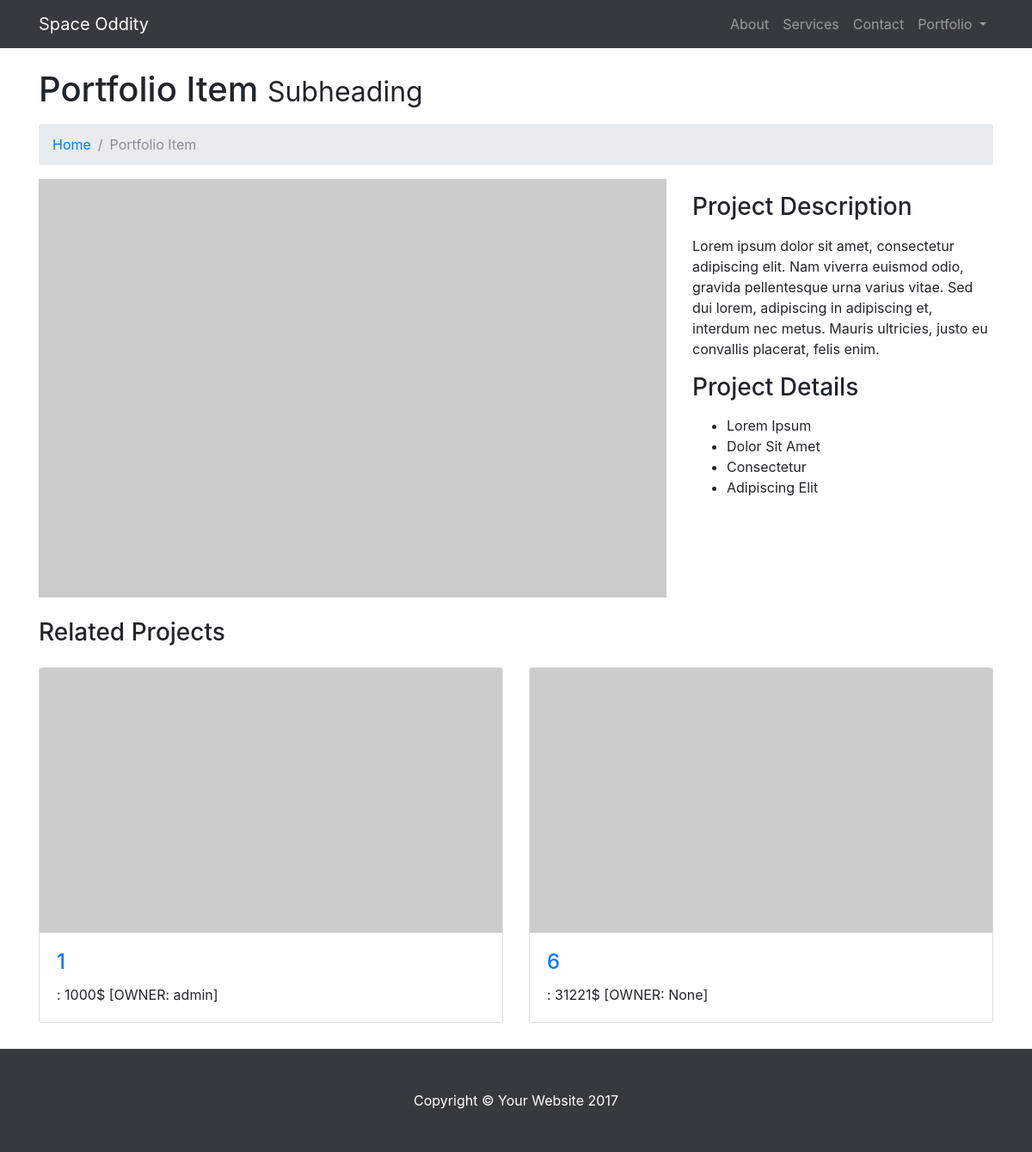
The page /planet/2 on the database its author committed.
### main_app/models.py (models this page shows, shortened)
class House(models.Model):
    price = models.IntegerField()
    planet = models.ForeignKey(Planet, related_name='houses')
    owner = models.ForeignKey(User, related_name='houses', blank=True, null=True)

### main_app/views.py (the view)
# urls.py: url(r'^planet/(?P<planet_id>[0-9]+)', views.planet, name='planet'),
def planet(request, planet_id):
    params = generate_params()
    planet = get_object_or_404(models.Planet, id=planet_id)
    params['planet'] = planet
    return render(request, 'planet.html', params)

### main_app/views.py (called while the page is built)
def generate_params():
    user = User.objects.first()
    properties = user.houses.all()
    total_value = sum([house.price for house in properties])
    planets = models.Planet.objects.all()
    context = {
        'planets': planets,
        'user': User.objects.first(),
        'total_value': total_value,
    }
    return context

### templates/planet.html (shortened to what this page needs)
<!DOCTYPE html>
<html lang="en">
  <head>
    <link href="../static/css/bootstrap.min.css" rel="stylesheet">
    <link href="../static/css/modern-business.css" rel="stylesheet">
  </head>
  <body>
    <nav class="navbar fixed-top navbar-expand-lg navbar-dark bg-dark fixed-top">
      <div class="container">
        <a class="navbar-brand" href="{% url 'index' %}">Space Oddity</a>
        <div class="collapse navbar-collapse" id="navbarResponsive">
          <ul class="navbar-nav ml-auto">
            <li class="nav-item">
              <a class="nav-link" href="about.html">About</a>
            </li>
            <li class="nav-item">
              <a class="nav-link" href="services.html">Services</a>
            </li>
            <li class="nav-item">
              <a class="nav-link" href="contact.html">Contact</a>
            </li>
            <li class="nav-item dropdown">
              <a class="nav-link dropdown-toggle" href="#" id="navbarDropdownPortfolio" data-toggle="dropdown" aria-haspopup="true" aria-expanded="false">
                Portfolio
              </a>
            </li>
          </ul>
        </div>
      </div>
    </nav>
    <div class="container">
      <h1 class="mt-4 mb-3">Portfolio Item
        <small>Subheading</small>
      </h1>
      <ol class="breadcrumb">
        <li class="breadcrumb-item">
          <a href="{% url 'index' %}">Home</a>
        </li>
        <li class="breadcrumb-item active">Portfolio Item</li>
      </ol>
      <div class="row">
        <div class="col-md-8">
          <img class="img-fluid" src="http://placehold.it/750x500" alt="">
        </div>
        <div class="col-md-4">
          <h3 class="my-3">Project Description</h3>
          <p>Lorem ipsum dolor sit amet, consectetur adipiscing elit. Nam viverra euismod odio, gravida pellentesque urna varius vitae. Sed dui lorem, adipiscing in adipiscing et, interdum nec metus. Mauris ultricies, justo eu convallis placerat, felis enim.</p>
          <h3 class="my-3">Project Details</h3>
          <ul>
            <li>Lorem Ipsum</li>
            <li>Dolor Sit Amet</li>
            <li>Consectetur</li>
            <li>Adipiscing Elit</li>
          </ul>
        </div>
      </div>
      <h3 class="my-4">Related Projects</h3>
      <div class="row">
          {% for house in planet.houses.all %}
          <div class="col-lg-6 portfolio-item">
              <div class="card h-100">
                  <a href="{% url 'change_ownership' house.id  %}"><img class="card-img-top" src="http://placehold.it/700x400" alt=""></a>
                  <div class="card-body">
                      <h4 class="card-title">
                          <a href="{% url 'change_ownership' house.id  %}">{{ house.id }}</a>
                      </h4>
                      <p class="card-text">: {{ house.price }}$ [OWNER: {{ house.owner }}]</p>
                  </div>
              </div>
          </div>
          {% endfor %}
      </div>
    </div>
    <footer class="py-5 bg-dark">
      <div class="container">
        <p class="m-0 text-center text-white">Copyright &copy; Your Website 2017</p>
      </div>
    </footer>
  </body>
</html>

### static/css/modern-business.css (style rules this page uses)
body { padding-top: 54px; }
@media (min-width: 992px) { body { padding-top: 56px; } }
.portfolio-item { margin-bottom: 30px; }

### rows shown on the page
House: id "1", price "1000", owner "admin"
House: id "6", price "31221", owner "None"
